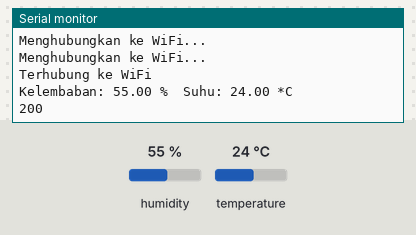
This sketch was run on a simulated ESP32. Parts: the last lines printed to the serial monitor. The test bench sets the inputs (shaded band); at power-on: humidity 55 %, temperature 24 °C. WiFi joins after 1.5 s; servers stay silent unless stated; uploads are accepted with an empty reply.

Above: at 3.2 s.
3.3 s: humidity set to 22 %
10.9 s: temperature set to 12 °C
At 12.37 s:
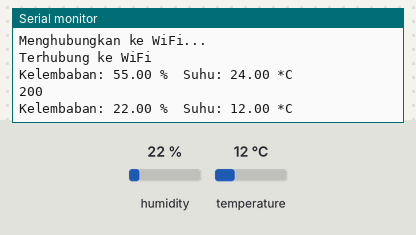
18.5 s: humidity set to 40 %
At 23.8 s:
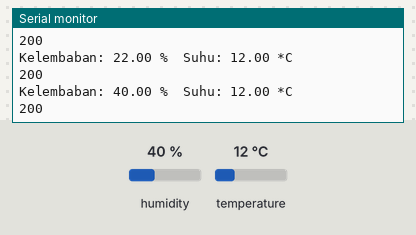

The sketch:

tech_assignment.ino
```cpp
#include <WiFi.h>
#include <HTTPClient.h>
#include <DHT.h>

// Konfigurasi WiFi
const char* ssid = "Infinix";
const char* password = "112233445";

// URL server lokal
const char* serverName = "http://192.168.25.235:5000/data"; // Ganti dengan alamat IP server lokal Anda

// Konfigurasi DHT
#define DHTPIN 4        // Pin DHT22 terhubung ke GPIO4
#define DHTTYPE DHT22   // DHT 22 (AM2302)
DHT dht(DHTPIN, DHTTYPE);

void setup() {
  // Memulai Serial Monitor
  Serial.begin(115200);

  // Menghubungkan ke WiFi
  WiFi.begin(ssid, password);
  while (WiFi.status() != WL_CONNECTED) {
    delay(1000);
    Serial.println("Menghubungkan ke WiFi...");
  }
  Serial.println("Terhubung ke WiFi");

  // Memulai sensor DHT
  dht.begin();
}

void loop() {
  // Mengambil data dari sensor DHT22
  float humidity = dht.readHumidity();
  float temperature = dht.readTemperature();

  // Memeriksa apakah pembacaan berhasil
  if (isnan(humidity) || isnan(temperature)) {
    Serial.println("Gagal membaca dari sensor DHT");
    return;
  }

  // Mencetak data ke Serial Monitor
  Serial.print("Kelembaban: ");
  Serial.print(humidity);
  Serial.print(" %\t");
  Serial.print("Suhu: ");
  Serial.print(temperature);
  Serial.println(" *C");

  // Mengirim data ke server melalui HTTP POST
  if (WiFi.status() == WL_CONNECTED) {
    HTTPClient http;

    http.begin(serverName);
    http.addHeader("Content-Type", "application/json");

    String httpRequestData = "{\"temperature\":" + String(temperature) + ",\"humidity\":" + String(humidity) + "}";
    int httpResponseCode = http.POST(httpRequestData);

    if (httpResponseCode > 0) {
      String response = http.getString();
      Serial.println(httpResponseCode);
      Serial.println(response);
    } else {
      Serial.print("Error pada pengiriman POST: ");
      Serial.println(httpResponseCode);
    }

    http.end();
  } else {
    Serial.println("Terputus dari WiFi");
  }

  // Menunggu sebelum membaca lagi
  delay(10000);
}
```

Measured:
- after the input at 10.9 s, the serial monitor: prints a new line after 1.3 s (image 1)
- after the input at 18.5 s, the serial monitor: prints a new line after 3.9 s (image 2)
